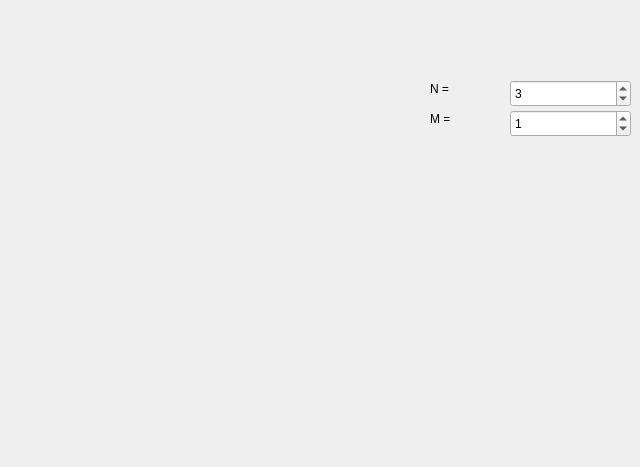
<?xml version="1.0" encoding="UTF-8"?>
<ui version="4.0">
 <class>Widget</class>
 <widget class="QWidget" name="Widget">
  <property name="geometry">
   <rect>
    <x>0</x>
    <y>0</y>
    <width>640</width>
    <height>467</height>
   </rect>
  </property>
  <property name="windowTitle">
   <string>Widget</string>
  </property>
  <widget class="QCustomPlot" name="plot" native="true">
   <property name="geometry">
    <rect>
     <x>20</x>
     <y>20</y>
     <width>391</width>
     <height>281</height>
    </rect>
   </property>
  </widget>
  <widget class="QSpinBox" name="spinBox">
   <property name="geometry">
    <rect>
     <x>510</x>
     <y>80</y>
     <width>121</width>
     <height>27</height>
    </rect>
   </property>
   <property name="value">
    <number>3</number>
   </property>
  </widget>
  <widget class="QLabel" name="label">
   <property name="geometry">
    <rect>
     <x>430</x>
     <y>80</y>
     <width>67</width>
     <height>17</height>
    </rect>
   </property>
   <property name="text">
    <string>N =</string>
   </property>
  </widget>
  <widget class="QLabel" name="label_2">
   <property name="geometry">
    <rect>
     <x>430</x>
     <y>110</y>
     <width>51</width>
     <height>17</height>
    </rect>
   </property>
   <property name="text">
    <string>M =</string>
   </property>
  </widget>
  <widget class="QSpinBox" name="spinBox_2">
   <property name="geometry">
    <rect>
     <x>510</x>
     <y>110</y>
     <width>121</width>
     <height>27</height>
    </rect>
   </property>
   <property name="value">
    <number>1</number>
   </property>
  </widget>
 </widget>
 <layoutdefault spacing="6" margin="11"/>
 <customwidgets>
  <customwidget>
   <class>QCustomPlot</class>
   <extends>QWidget</extends>
   <header location="global">qcustomplot.h</header>
   <container>1</container>
  </customwidget>
 </customwidgets>
 <resources/>
 <connections/>
</ui>
